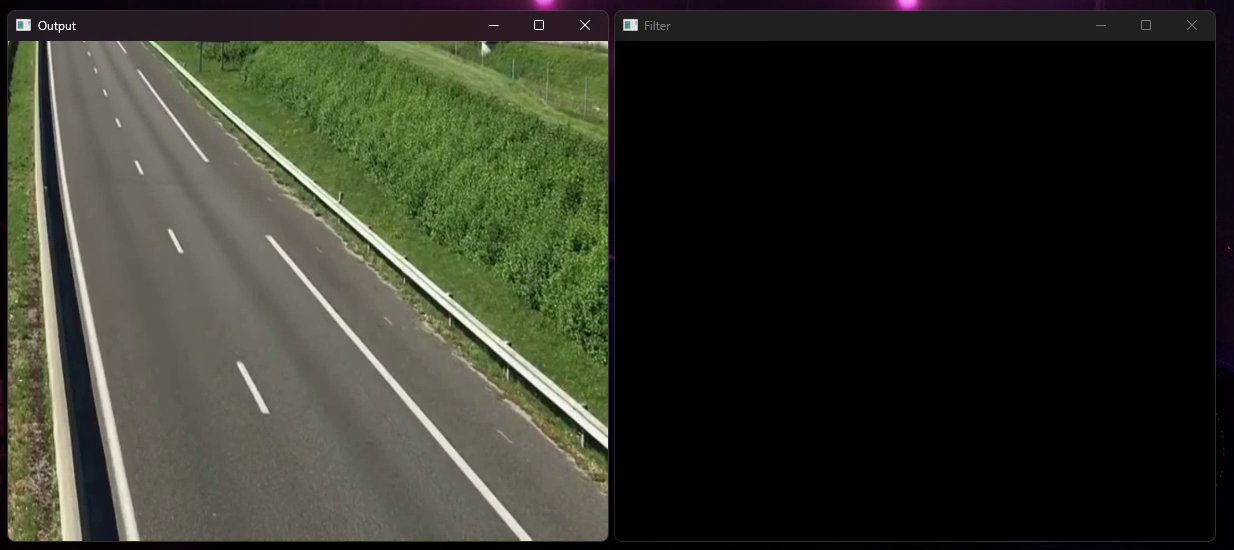
#> input picture frame 25 of assits/car_motion_detection.mp4, 1234 x 550 px, given in place of motion_detection.mp4, which was not available
$ python motion_detection.py
#> lines starting #> are read from the running program, lines starting #| are printed output that depends on the picture; after the words box and inside, x2 and y2 are one past the last pixel; in counts of white or black regions, pixels touching at a corner belong together; pictures that were not available may be replaced by others from this repository, and a replacement may not be noted
import cv2

cap = cv2.VideoCapture("assits/motion_detection.mp4")

while 1:

    _, frame1 = cap.read()
#> frame1 is the input picture: shape (550, 1234, 3); mean B, G, R 40.2, 50.7, 49
    _, frame2 = cap.read()
    frame1 = cv2.resize(frame1, (600, 500))
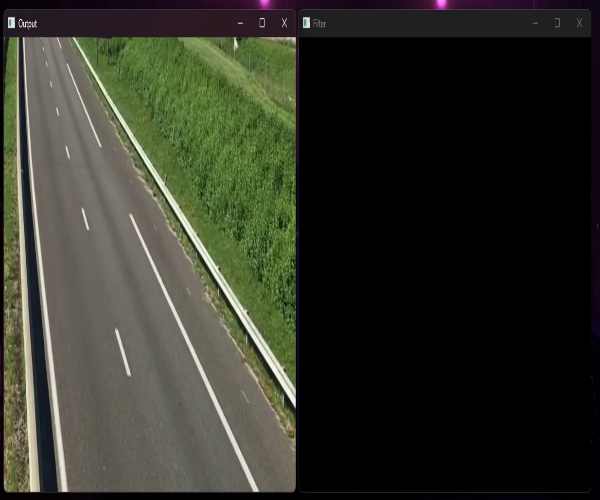
#> frame1: shape (500, 600, 3); mean B, G, R 40.1, 50.6, 48.9
    frame2 = cv2.resize(frame2, (600, 500))
#> frame2: shape (500, 600, 3)
    cv2.waitKey(20)

    diff = cv2.absdiff(frame1, frame2)
    gray = cv2.cvtColor(diff, cv2.COLOR_BGR2GRAY)
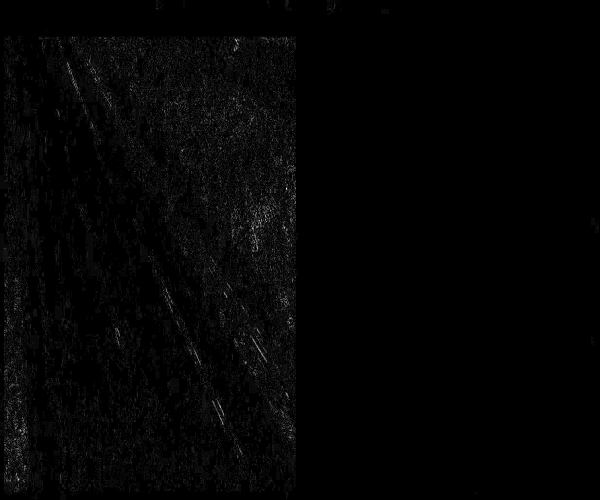
#> gray: shape (500, 600); min 0, max 27, mean 0.4; drawn with min black and max white
    blur = cv2.GaussianBlur(gray, (5, 5), 0)
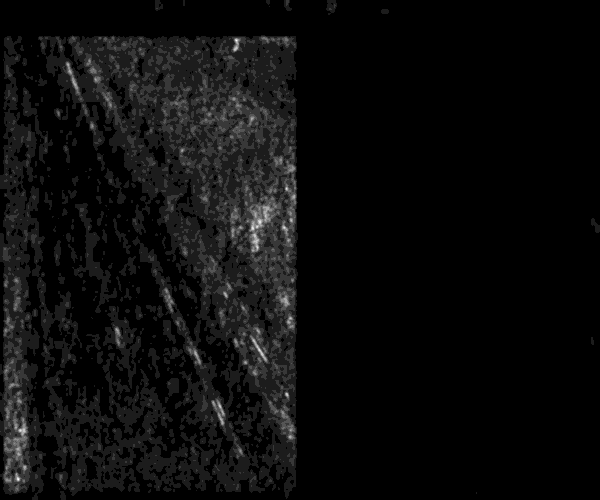
#> blur: shape (500, 600); min 0, max 9, mean 0.425; drawn with min black and max white
    _, threth = cv2.threshold(blur, 50, 255, cv2.THRESH_BINARY)
#> threth: shape (500, 600); every value is 0
    dilate = cv2.dilate(threth, None, iterations=25)
    contours, _ = cv2.findContours(
        dilate, cv2.RETR_TREE, cv2.CHAIN_APPROX_NONE)
#> contours = []

    for contours in contours:
        (x, y, w, h) = cv2.boundingRect(contours)

        cv2.rectangle(frame1, (x, y), (x+w, y+h), (0, 255, 0), 4)
#> this loop made 0 passes

    cv2.imshow("Filter", dilate)
    cv2.imshow("Output", frame1)

    key = cv2.waitKey(1)
#> (key Esc is pressed here)
    if key == 27:
        break
cv2.destroyAllWindows()
cap.release()

$ run again, starting later in the video
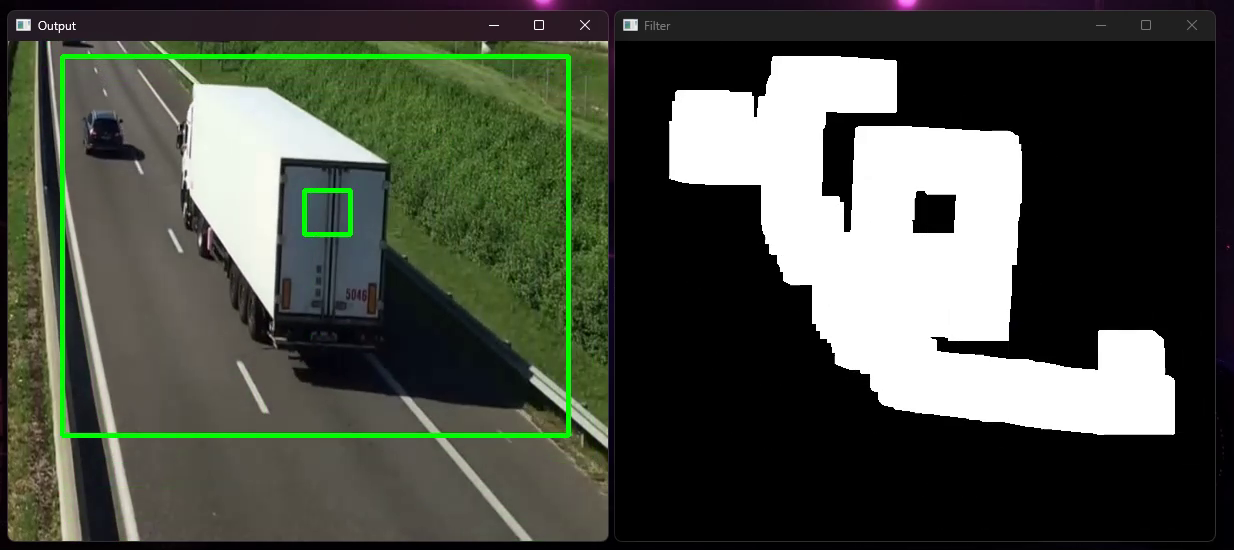
#> input picture frame 114 of assits/car_motion_detection.mp4, 1234 x 550 px, given in place of motion_detection.mp4, which was not available
#> frame1 is the input picture: shape (550, 1234, 3); mean B, G, R 67.6, 78.2, 73.2
#> frame2: shape (500, 600, 3)
#> `_, threth = cv2.threshold(blur, 50, 255, cv2.THRESH_BINARY)`:
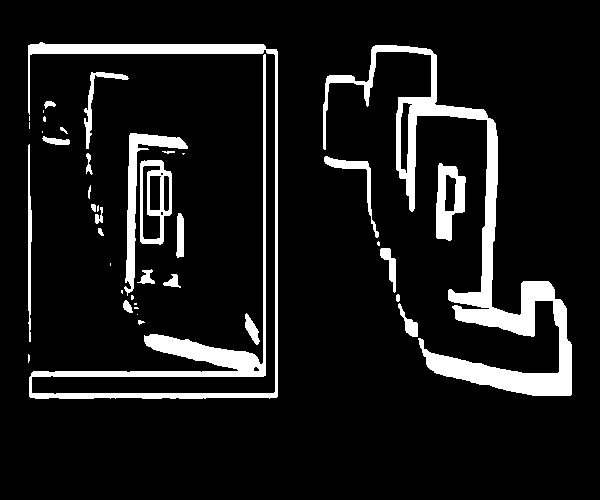
#> threth: shape (500, 600); 10% white; 41 white regions (15 under 20 px), largest, box (x1, y1, x2, y2) and area: (323, 45, 572, 396) 12504, (28, 42, 278, 399) 9276, (124, 133, 188, 296) 1865
#> dilate: shape (500, 600); 62.5% white; 5 black regions (1 under 20 px)
#> contours = 5 contours, 1 with area under 20; largest, box (x1, y1, x2, y2) and area: (3, 17, 597, 424) 198404, (118, 78, 239, 318) 8544, (54, 169, 114, 347) 4236, (354, 131, 372, 136) 54
#> the loop `for contours in contours:` made 5 passes
#> (x, y, w, h) on passes 1 to 5: (3, 17, 594, 407), (420, 264, 4, 6), (54, 169, 60, 178), (354, 131, 18, 5), (118, 78, 121, 240)
#> after the loop `for contours in contours:`:
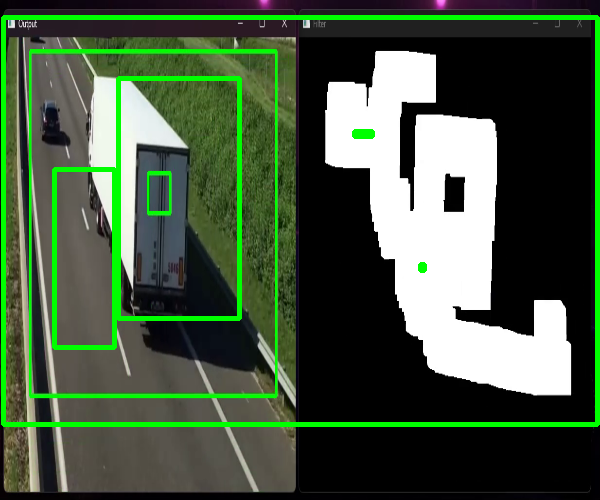
#> frame1: shape (500, 600, 3); mean B, G, R 64.4, 88.4, 69.6

$ run again, starting later in the video
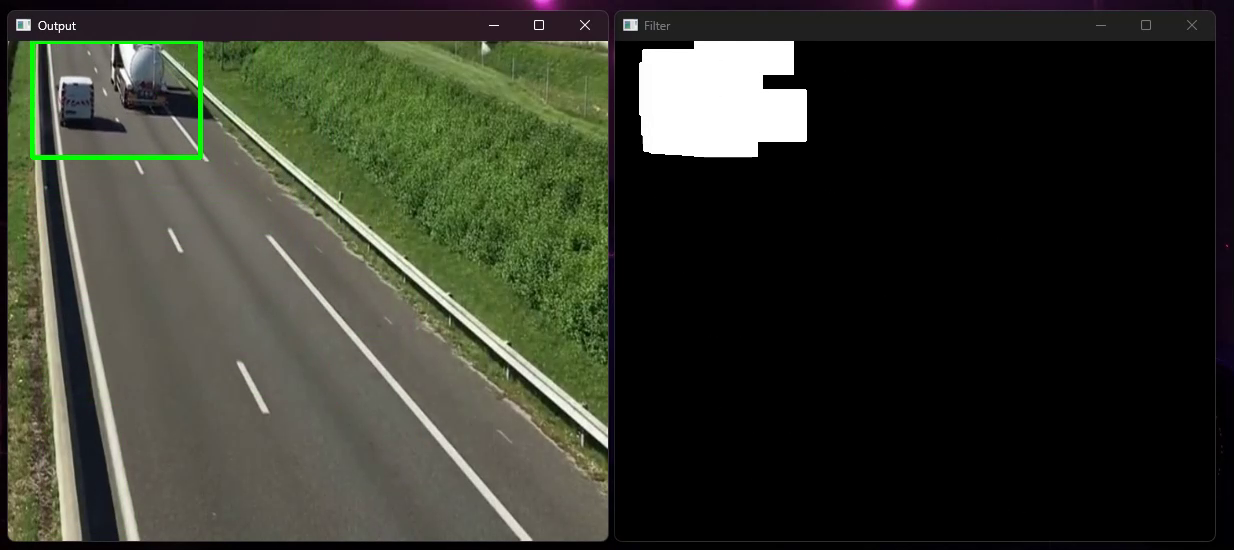
#> input picture frame 203 of assits/car_motion_detection.mp4, 1234 x 550 px, given in place of motion_detection.mp4, which was not available
#> frame1 is the input picture: shape (550, 1234, 3); mean B, G, R 43.8, 54.8, 52.2
#> frame2: shape (500, 600, 3)
#> `_, threth = cv2.threshold(blur, 50, 255, cv2.THRESH_BINARY)`:
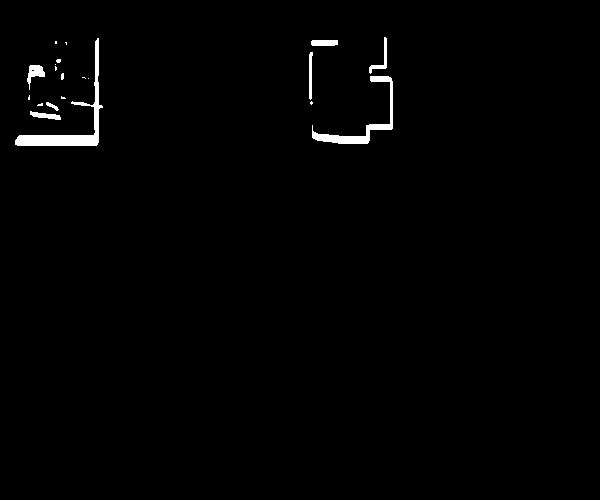
#> threth: shape (500, 600); 1.1% white; 20 white regions (12 under 20 px), largest, box (x1, y1, x2, y2) and area: (15, 38, 103, 146) 1392, (312, 76, 393, 144) 892, (27, 65, 45, 90) 202
#> dilate: shape (500, 600); 12.8% white; 2 white regions
#> contours = 3 contours; box (x1, y1, x2, y2) and area: (284, 12, 418, 169) 19746, (0, 13, 128, 171) 18421, (337, 70, 346, 108) 235
#> the loop `for contours in contours:` made 3 passes
#> (x, y, w, h) on passes 1 to 3: (0, 13, 128, 158), (284, 12, 134, 157), (337, 70, 9, 38)
#> after the loop `for contours in contours:`:
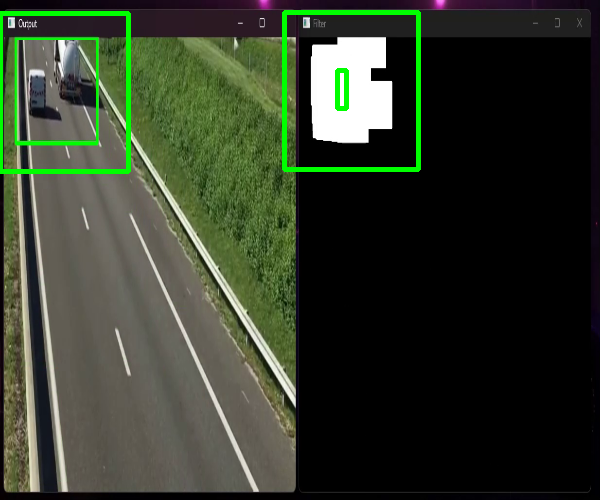
#> frame1: shape (500, 600, 3); mean B, G, R 42.7, 58.5, 50.9
